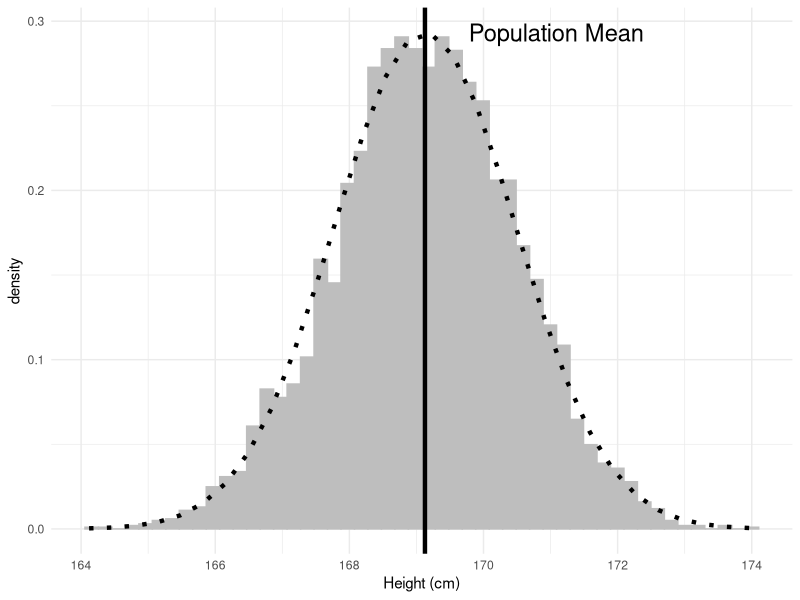
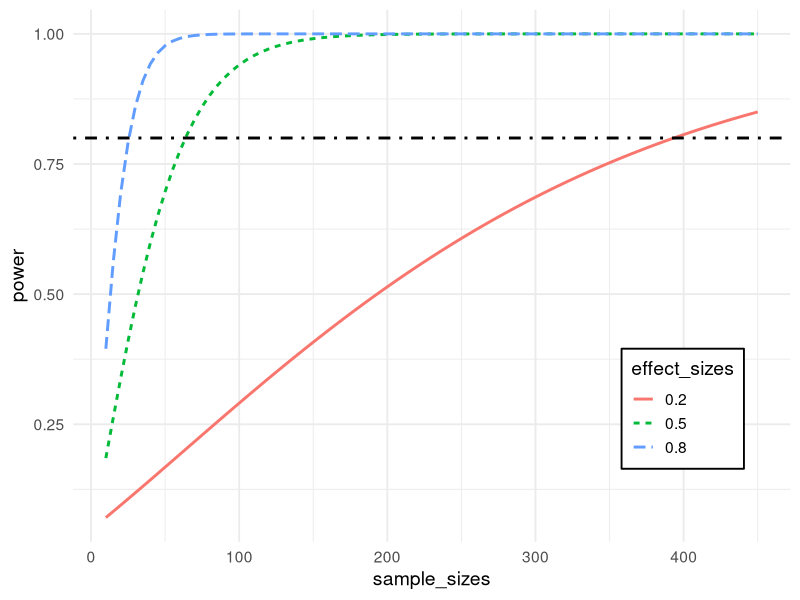

These figures' R source, in order:

# repeated sampling from a population -------------------------------------
library(tidyverse)
library(pwr)

sampSize <- 30 # size of sample
nsamps <- 5000 # number of samples we will take

adult = tibble(height =rnorm(10000,169,7.5))

# idx <- 1:nsamps

adult_samp <- tibble(samp = replicate(nsamps,
                                      slice_sample(adult, n = sampSize),
                                      simplify = F)) %>%
  bind_cols(idx = 1:nsamps)

boots <- unnest(adult_samp,cols = samp) %>%
  group_by(idx) %>%
  summarise(mh=mean(height))



# # set up variable to store all of the results
# sampMeans <- tibble(meanHeight=rep(NA,nsamps))
#
# # Loop through and repeatedly sample and compute the mean
# for (i in 1:nsamps) {
#   sampMeans$meanHeight[i] <- adult %>%
#     sample_n(sampSize,replace = T) %>%
#     summarize(meanHeight=mean(height)) %>%
#     pull(meanHeight)
# }


# plot results ------------------------------------------------------------
# Now let's plot the sampling distribution. We will also overlay the sampling
# distribution of the mean predicted on the basis of the population mean and
# standard deviation, to show that it properly describes the actual sampling
# distribution.

# pipe the sampMeans data frame into ggplot
boots %>%
  ggplot(aes(mh)) +
  # create histogram using density rather than count
  geom_histogram(
    aes(y = ..density..),
    bins = 50,
    col = "gray",
    fill = "gray"
  ) +
  # add a vertical line for the population mean
  geom_vline(xintercept = mean(adult$height),
             size=1.5) +
  # add a label for the line
  annotate(
    "text",
    x = mean(adult$height),
    y = dnorm(mean(adult$height),mean(adult$height),
              sd(adult$height)/sqrt(sampSize)),
    label = "Population Mean",
    size=6,
    hjust=-0.25
  ) +
  # label the x axis
  labs(x = "Height (cm)") +
  # add normal based on population mean/sd
  stat_function(
    fun = dnorm, n = sampSize,
    args = list(
      mean = mean(adult$height),
      sd = sd(adult$height) / sqrt(sampSize)
    ),
    size = 1.5,
    color = "black",
    linetype='dotted'
  ) +
  theme_minimal()


# Power Curves ------------------------------------------------------------

# We can also create plots that can show us how the power to find an effect
# varies as a function of effect size and sample size. We will use the
# crossing() function from the tidyr package to help with this. This function
# takes in two vectors, and returns a tibble that contains all possible
# combinations of those values.

effect_sizes <- c(0.2, 0.5, 0.8)
sample_sizes = seq(10, 450, 5)

input_df <- crossing(effect_sizes,sample_sizes)
glimpse(input_df)

# Using this, we can then perform a power analysis for each combination of
# effect size and sample size to create our power curves. In this case, let's
# say that we wish to perform a two-sample t-test.

# create a function get the power value and
# return as a tibble
get_power <- function(df){
  power_result <- pwr.t.test(n=df$sample_sizes,
                             d=df$effect_sizes,
                             type='two.sample')
  df$power=power_result$power
  return(df)
}

# run get_power for each combination of effect size
# and sample size

power_curves <- input_df %>%
  do(get_power(.)) %>%
  mutate(effect_sizes = as.factor(effect_sizes))

ggplot(
  power_curves,
  aes(
    x = sample_sizes,
    y = power,
    linetype = effect_sizes,
    col = effect_sizes
  )
) +
  geom_line(lwd = 1) +
  geom_hline(yintercept = 0.8,
             linetype = 'dotdash',
             lwd = 1) +
  theme_minimal(14) +
  theme(
    legend.position = c(0.85, 0.25),
    legend.background = element_rect(fill = 'white', colour = 'black')
  )
